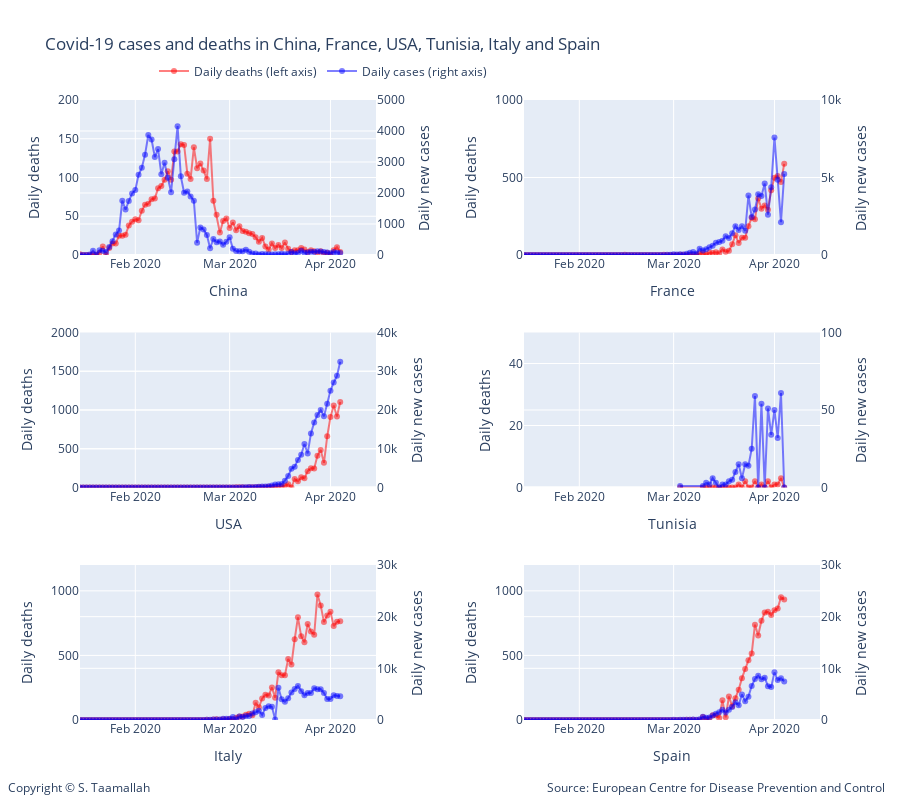

Source (notebook cell):
### Markdown cell above
- Italy has been under a national lockdown since March 9th. If we consider here the 10th of March as the effective shutdown day and using a 16 day delay for the number of daily cases to peak (as derived from the China case above), we can expect a peak to be reached around March 26th. In Spain and in France, one can hope for a peak occuring 6 and 8 days later respectively i.e. April 1st and april 3rd. 

- It is interesting to see in the graph above that the number of daily cases in Italy has not increased since March 21nd and remained between 5000 and 6000 per day. A similar observation can be made in Spain with the number of new cases flat since March 27th. 

- If the number of cases indeed peaked in Italy and Spain, then we should expect a peak in the number of daily deaths in Italy around April 5th in Italy, April 11th in Spain and April 13th in France.

- Of course there is an important assumption here; we are assuming that the lockdown in different countries will have the same effect and delay. In reality the degree of stirctness of a lockdown depends on the country and a varying delay and plateau length and shape is to be expected.

### Code cell
#plotting number of cases and number of deaths for different countries
# all charts using same scale for ease of comparison
# number of death are on the left y-axis. 

# Add traces
trace1 = go.Scatter(
        x=df_china.index, 
        y=df_china['deaths'],
        mode='lines+markers',
        name='Daily deaths (left axis)',
        line_color='rgba(256, 0, 0, .5)',
)
trace2 = go.Scatter(
        x=df_china.index, 
        y=df_china['cases'],
        mode='lines+markers',
        name='Daily cases (right axis)',
        line_color='rgba(0, 0, 256, .5)',
        yaxis='y2'
)
trace3 = go.Scatter(
        x=df_france.index, 
        y=df_france['deaths'],
        mode='lines+markers',
        name='Daily deaths',
        showlegend=False,
        line_color='rgba(256, 0, 0, .5)',
        xaxis='x2',
        yaxis='y3'
)
trace4 = go.Scatter(
        x=df_france.index, 
        y=df_france['cases'],
        mode='lines+markers',
        name='Daily cases',
        line_color='rgba(0, 0, 256, .5)',
        xaxis='x2',
        yaxis='y4',
        showlegend=False,
)
trace5 = go.Scatter(
        x=df_usa.index, 
        y=df_usa['deaths'],
        mode='lines+markers',
        name='Daily deaths',
        line_color='rgba(256, 0, 0, .5)',
        xaxis='x3',
        yaxis='y5',
        showlegend=False,
)
trace6 = go.Scatter(
        x=df_usa.index, 
        y=df_usa['cases'],
        mode='lines+markers',
        name='Daily cases',
        line_color='rgba(0, 0, 256, .5)',
        xaxis='x3',
        yaxis='y6',
        showlegend=False,
)
trace7 = go.Scatter(
        x=df_tunisia.index, 
        y=df_tunisia['deaths'],
        mode='lines+markers',
        name='Daily deaths',
        line_color='rgba(256, 0, 0, .5)',
        xaxis='x4',
        yaxis='y7',
        showlegend=False,
)
trace8 = go.Scatter(
        x=df_tunisia.index, 
        y=df_tunisia['cases'],
        mode='lines+markers',
        name='Daily cases',
        line_color='rgba(0, 0, 256, .5)',
        xaxis='x4',
        yaxis='y8',
        showlegend=False,
)


trace9 = go.Scatter(
        x=df_italy.index, 
        y=df_italy['deaths'],
        mode='lines+markers',
        name='Daily deaths',
        line_color='rgba(256, 0, 0, .5)',
        xaxis='x5',
        yaxis='y9',
        showlegend=False,
)

trace10 = go.Scatter(
        x=df_italy.index, 
        y=df_italy['cases'],
        mode='lines+markers',
        name='Daily cases',
        line_color='rgba(0, 0, 256, .5)',
        xaxis='x5',
        yaxis='y10',
        showlegend=False,
)

trace11 = go.Scatter(
        x=df_spain.index, 
        y=df_spain['deaths'],
        mode='lines+markers',
        name='Daily deaths',
        line_color='rgba(256, 0, 0, .5)',
        xaxis='x6',
        yaxis='y11',
        showlegend=False,
)
trace12 = go.Scatter(
        x=df_spain.index, 
        y=df_spain['cases'],
        mode='lines+markers',
        name='Daily cases',
        line_color='rgba(0, 0, 256, .5)',
        xaxis='x6',
        yaxis='y12',
        showlegend=False,
)

data = [trace1, trace2, trace3, trace4, trace5, trace6, trace7, trace8, trace9, trace10, trace11, trace12]

layout = go.Layout(
    title='Covid-19 cases and deaths in China, France, USA, Tunisia, Italy and Spain',
    legend=dict(x=.1, y=1.07, orientation="h"), 
    width=900,
    height=800,
    
    annotations=[
        dict(
            x=1.09,
            y=-0.125,
            showarrow=False,
            text='Source: European Centre for Disease Prevention and Control',
            xref='paper',
            yref='paper'
        ),
        
        dict(
            x=-0.1,
            y=-0.125,
            showarrow=False,
            text='Copyright © S. Taamallah ',
            xref='paper',
            yref='paper'
        )
    ],
    
    # Top left
    xaxis=dict(
        title='China',
        domain=[0, 0.4],
        range=['2020-01-15', '2020-04-15'],
    ),
    yaxis=dict(
        title='Daily deaths',
        #type='log',
        range=[0,200],
        domain=[0.75, 1],
        anchor='x'
    ),
    yaxis2=dict(
        title = 'Daily new cases',
        #type='log',
        range=[0,5000],
        overlaying='y',
        side='right'
    ),
    

    # Top right
    xaxis2=dict(
        title='France',
        range=['2020-01-15', '2020-04-15'],
        domain=[0.6, 1.0],
        anchor='y3'
    ),
    yaxis3=dict(
        #type='log',
        title = 'Daily deaths',
        domain=[0.75, 1],
        anchor='x2',
        range=[0,1000],

    ),
    yaxis4=dict(
        title = 'Daily new cases',
        domain=[0.6, 1.0],
        overlaying='y3',
        range=[0,10000],
        side='right',
        anchor='x2'
    ),

    # middle left
    xaxis3=dict(
        title='USA',
        range=['2020-01-15', '2020-04-15'],
        domain=[0, 0.4],
        anchor='y5'
    ),
    yaxis5=dict(
        #type='log',
        title = 'Daily deaths',
        domain=[0.375, 0.625],
        range=[0,2000],
        anchor='x3'
    ),
    yaxis6=dict(
        title = 'Daily new cases',
        domain=[0.375, 0.625],
        overlaying='y5',
        range=[0,40000],
        side='right',
        anchor='x3'
    ),

    # middle right
    xaxis4=dict(
        title='Tunisia',
        range=['2020-01-15', '2020-04-15'],
        domain=[0.6, 1.0],
        anchor='y7'
    ),
    yaxis7=dict(
        #type='log',
        title = 'Daily deaths',
        domain=[0.375, 0.625],
        range=[0,50],
        anchor='x4'
    ),
    yaxis8=dict(
        title = 'Daily new cases',
        domain=[0.375, 0.625],
        overlaying='y7',
        range=[0,100],
        side='right',
        anchor='x4'
    ),
    
    # Bottom left
    xaxis5=dict(
        title='Italy',
        range=['2020-01-15', '2020-04-15'],
        domain=[0, 0.4],
        anchor='y9'
    ),
    yaxis9=dict(
        #type='log',
        title = 'Daily deaths',
        domain=[0, 0.25],
        range=[0,1200],
        anchor='x5'
    ),
    yaxis10=dict(
        title = 'Daily new cases',
        domain=[0, 0.25],
        overlaying='y9',
        range=[0,30000],
        side='right',
        anchor='x5'
    ),
    
    # Bottom bottom right
    xaxis6=dict(
        title='Spain',
        range=['2020-01-15', '2020-04-15'],
        domain=[0.6, 1.0],
        anchor='y11'
    ),
    yaxis11=dict(
        #type='log',
        title = 'Daily deaths',
        domain=[0, 0.25],
        range=[0,1200],
        anchor='x6'
    ),
    yaxis12=dict(
        title = 'Daily new cases',
        domain=[0, 0.25],
        overlaying='y11',
        range=[0,30000],
        side='right',
        anchor='x6'
    )
    
)


    
fig = go.Figure(data=data, layout=layout)


fig.show()


#py.plot(data, filename = 'basic-line', auto_open=True)
#py.plot(data, filename='privacy-public', sharing='public')

from plotly.offline import plot
plot(fig, filename="STaamallah_covid19_analysis_chart_4_20200404.html", auto_open = False)

#from IPython.display import HTML, display
#display(HTML('STaamallah_covid19_analysis_chart_4_20200403.html'), metadata=dict(isolated=False))
